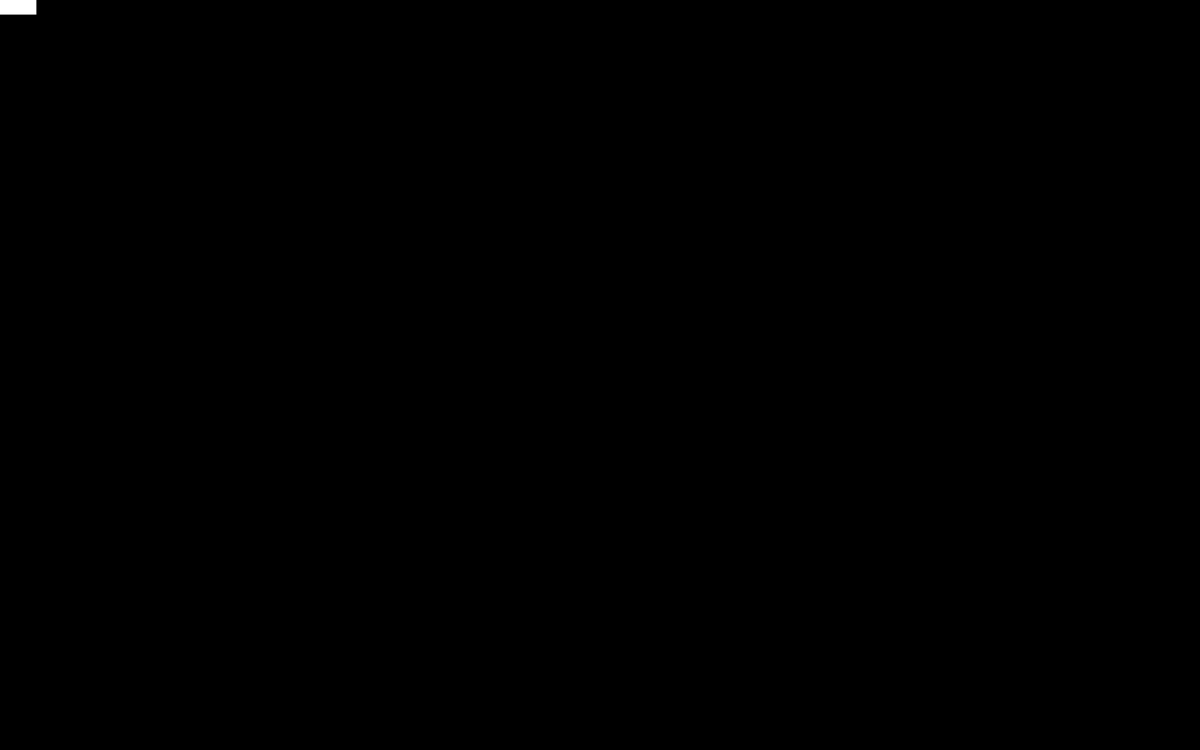
Frame 1 (no input)
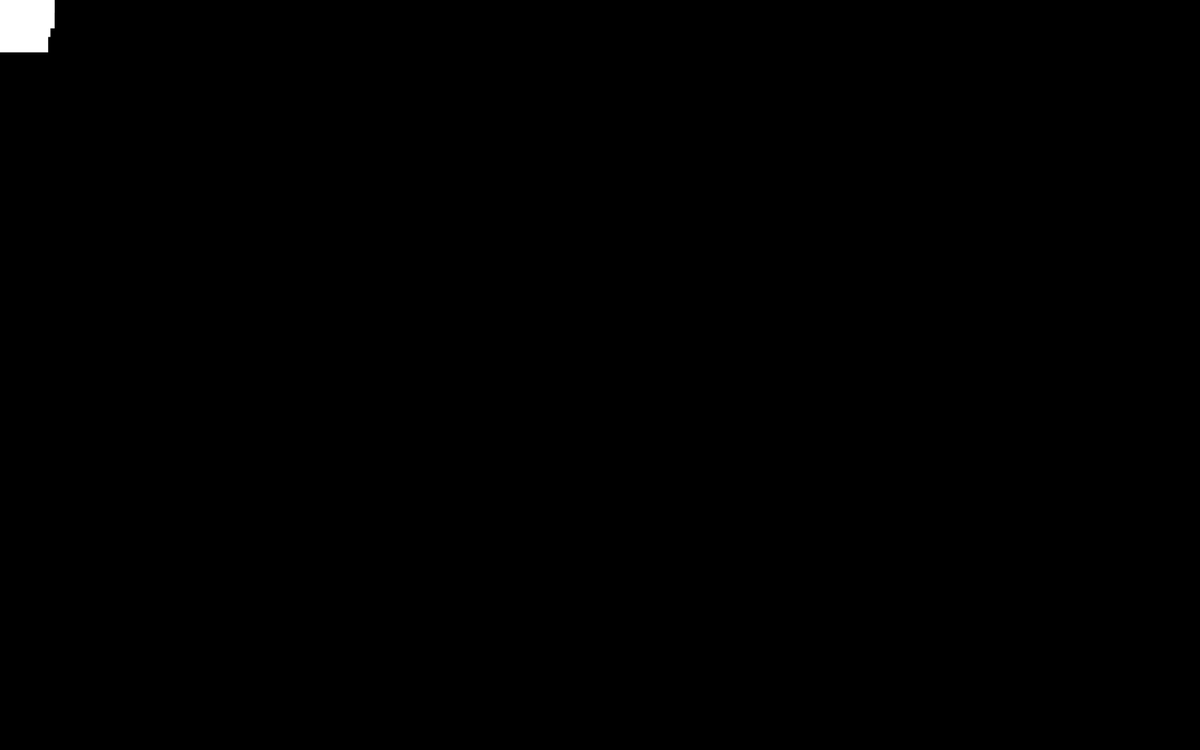
Frame 60 (the mouse pressed at the canvas centre just before this capture)
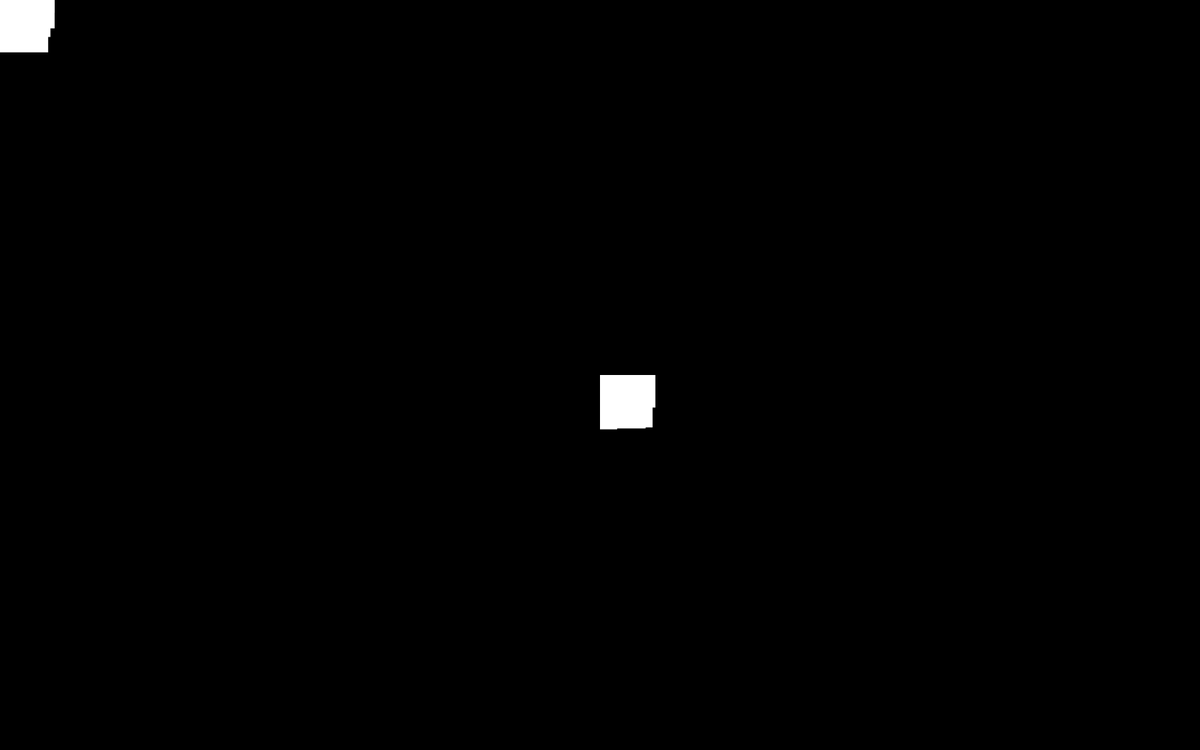
Frame 120 (the mouse held since frame 60 and released just before this capture)

The Processing sketch that drew these frames (run headless with seeded random() and noise(); from frame 60 on, the mouse is pressed at the canvas centre):

// Processing sketch: processing_37268
// ── processing_37268.pde

/* Press S to clear
   Press D to change color to orange
   Press F to change color to red
   Press G to change color to blue
   Press H to randomize color
   Click mouse for white
 
 */






boolean sPressed, dPressed, fPressed, gPressed, hPressed;


void setup()
{
  noStroke();
  size (1600, 1000);
  background (0);
  smooth();
}

void keyPressed()
{

  if (key == 's') sPressed = true;

  if (key == 'd') dPressed = true;

  if (key == 'f') fPressed = true;

  if (key == 'g') gPressed = true;

  if (key == 'h') hPressed = true;
}

void keyReleased ()
{
  if (key == 's')
  {
    sPressed = false;
  }

  if (key == 'd')
  {
    dPressed = false;
  }

  if (key == 'f')
  {
    fPressed = false;
  }

  if (key == 'g')
  {
    gPressed = false;
  }

  if (key == 'h');
  {
    hPressed = false;
  }
}


void draw()
{
  rect (mouseX, mouseY, random(75), random (75));
  if (mousePressed == true)
  {
    fill (255, 255, 255);
  }

  if (sPressed)
  {
    background(0);
  }

  if (dPressed)
  {
    fill (240, 120, 0);
  }

  if (fPressed)
  {
    fill (255, 0, 0);
  }


  if (gPressed)
  {
    fill (0, 0, 255);
  }

  if (hPressed)

  {
    fill (random (255), random (255), random (255));
  }
}
